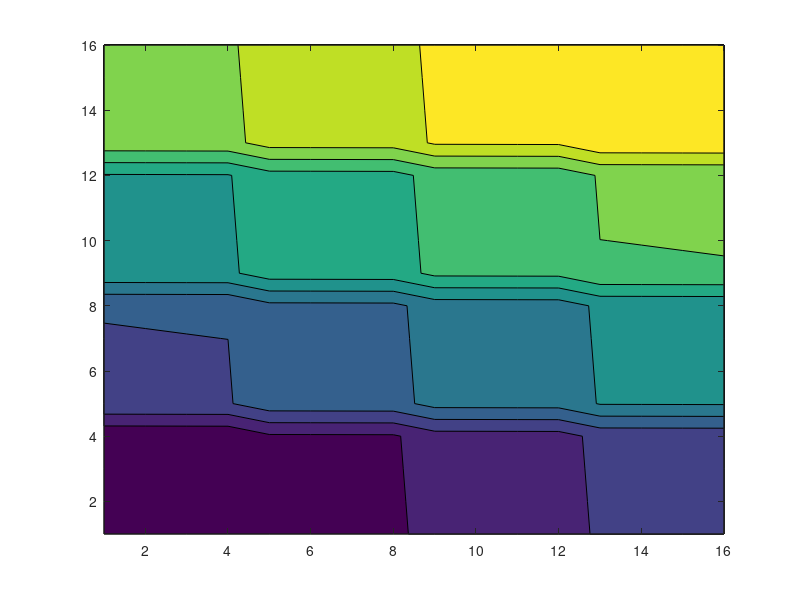

Recreate this plot in MATLAB.
%%
clear
%% Read info about matrix
minfo = dlmread('pPnN.txt');

p = minfo(1)
P = minfo(2)
n = minfo(3)
N = minfo(4)

%% Read M as a column of P blocks of nxn matrices indexed 0 1 2 ... P-1
M = dlmread('out.txt');

%% Assemble U as NxN matrix with pxp blocks indexed [ 0 1 2 3 ; 4 5 6 7; ...; P-4 P-3 P-2 P-1]

U = zeros(N,N);

for i = 1 : P
    m_in = (i*n)-(n-1);
    m_out = m_in + n-1;
    
    
    a_in_i = floor((i-1)/p)*n+1
    a_out_i = a_in_i+n-1
    a_in_j = mod(i+p-1,p)*n+1
    a_out_j = a_in_j+n-1
    
    U(a_in_i:a_out_i,a_in_j:a_out_j) = M(m_in:m_out,1:n);
end

%% plot

contourf(reshape(U,[N N]))